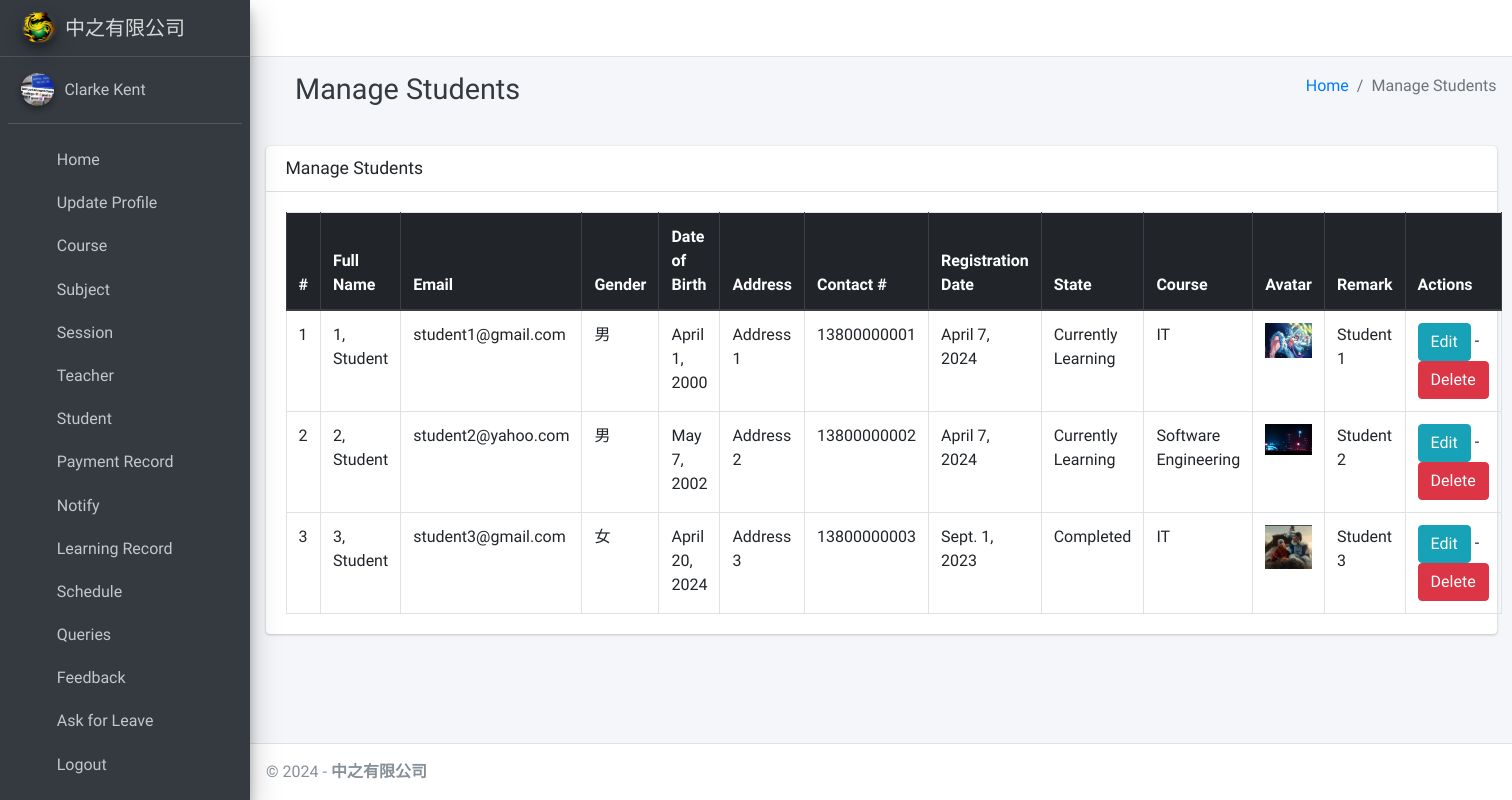
Page /student/manage/ (signed in) on the committed database.
### main_app/models.py (models this page shows, shortened)
class CustomUser(AbstractUser):
    USER_TYPE = ((1, "HOD"), (2, "Teacher"), (3, "Student"))
    GENDER = [("M", "Male"), ("F", "Female")]
    username = None  # Removed username, using email instead
    email = models.EmailField(unique=True)
    user_type = models.CharField(default=1, choices=USER_TYPE, max_length=1)
    gender = models.CharField(max_length=1, choices=GENDER)
    profile_pic = models.ImageField()
    address = models.TextField()
    contact_num = models.TextField(default="")
    remark = models.TextField(default="")
    fcm_token = models.TextField(default="")  # For firebase notifications
    created_at = models.DateTimeField(auto_now_add=True)
    updated_at = models.DateTimeField(auto_now=True)
    USERNAME_FIELD = "email"
    REQUIRED_FIELDS = []
    objects = CustomUserManager()
    def __str__(self):
        return self.last_name + ", " + self.first_name

class Student(models.Model):
    admin = models.OneToOneField(CustomUser, on_delete=models.CASCADE)
    course = models.ForeignKey(Course, on_delete=models.DO_NOTHING, null=True, blank=False)
    session = models.ForeignKey(Session, on_delete=models.DO_NOTHING, null=True)
    date_of_birth = models.DateField(blank=True, null=True)
    reg_date = models.DateField(blank=True, null=True)
    state = models.CharField(max_length = 30, blank = True) #learning/completed/pending refund

class Course(models.Model):
    name = models.CharField(max_length=120)
    created_at = models.DateTimeField(auto_now_add=True)
    updated_at = models.DateTimeField(auto_now=True)

### main_app/hod_views.py (the view)
# urls.py: path("student/manage/", hod_views.manage_student, name='manage_student'),
def manage_student(request):
    students = CustomUser.objects.filter(user_type=3)
    context = {
        'students': students,
        'page_title': 'Manage Students'
    }
    return render(request, "hod_template/manage_student.html", context)

### main_app/templates/hod_template/manage_student.html (shortened to what this page needs)
{% extends 'main_app/base.html' %}
{% load static %}
{% block page_title %}<i class="nav-icon fas fa-graduation-cap"></i>  {{page_title}}{% endblock page_title %}
{% block content %}
<section class="content">
    <div class="container-fluid">
        <div class="row">
            <div class="col-md-12">
                <div class="card">
                    <div class="card-header">
                        <h3 class="card-title">{{page_title}}</h3>
                    </div>
                    <div class="card-body">
                        <table id="example2" class="table table-bordered table-hover">
                            <thead class="thead-dark">
                                <tr>
                                    <th>#</th>
                                    <th>Full Name</th>
                                    <th>Email</th>
                                    <th>Gender</th>
                                    <th>Date of Birth</th>
                                    <th>Address</th>
                                    <th>Contact #</th>
                                    <th>Registration Date</th>
                                    <th>State</th>
                                    <th>Course</th>
                                    <th>Avatar</th>
                                    <th>Remark</th>
                                    <th>Actions</th>
                                </tr>
                            </thead>
                            <tbody>
                                {% for student in students %}
                                <tr>
                                    <td>{{ forloop.counter }}</td>
                                    <td>{{student.last_name}}, {{student.first_name}}</td>
                                    <td>{{student.email}}</td>
                                    <td>{{student.gender}}</td>
                                    <td>{{student.student.date_of_birth}}</td>
                                    <td>{{student.address}}</td>
                                    <td>{{student.contact_num}}</td>
                                    <td>{{student.student.reg_date}}</td>
                                    <td>{{student.student.state}}</td>
                                    <td>{{student.student.course.name}}</td>
                                    <td>
                                        {% if student.profile_pic == ""  %}
                                        No Image
                                        {% else %}
                                        <img class="img img-fluid mb-2" height="56" width="56"
                                            src="{{student.profile_pic}}" alt="">
                                        {% endif %}
                                    </td>
                                    <td>{{student.remark}} </td>
                                    <td><a href="{% url 'edit_student' student.student.id %}" class="btn btn-info">Edit</a> -
                                        <a href="{% url 'delete_student' student.student.id %}" class="btn btn-danger" onclick="return confirm('Are you sure about this ?')">Delete</a>
                                    </td>
                                </tr>
                                {% endfor %}
                            </tbody>
                        </table>
                    </div>
                </div>
            </div>
        </div>
    </div>
</section>
{% endblock content %}

### rows in the picture
CustomUser: last_name "1", first_name "Student", email "student1@gmail.com", gender "男", student.date_of_birth "April 1, 2000", address "Address 1", contact_num "13800000001", student.reg_date "April 7, 2024", student.state "Currently Learning", student.course.name "IT", shows a picture, remark "Student 1"
CustomUser: last_name "2", first_name "Student", email "student2@yahoo.com", gender "男", student.date_of_birth "May 7, 2002", address "Address 2", contact_num "13800000002", student.reg_date "April 7, 2024", student.state "Currently Learning", student.course.name "Software Engineering", profile_pic (picture), remark "Student 2"
CustomUser: last_name "3", first_name "Student", email "student3@gmail.com", gender "女", student.date_of_birth "April 20, 2024", address "Address 3", contact_num "13800000003", student.reg_date "Sept. 1, 2023", student.state "Completed", student.course.name "IT", shows a picture, remark "Student 3"

### other values in the picture
{{ page_title }} "Manage Students"
